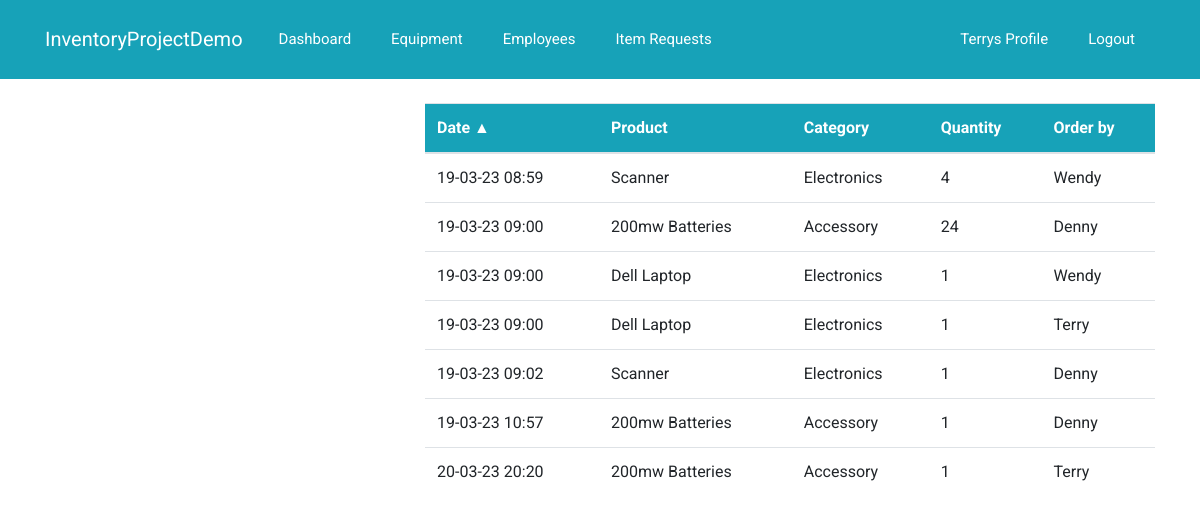
The app's page /dashboard/order/ (signed in), older data.
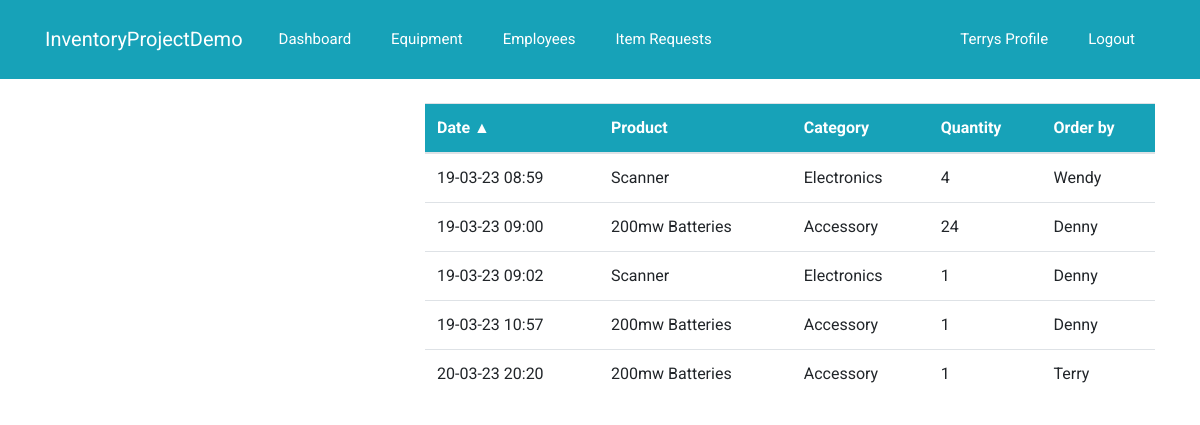
The same page, newer data.
### dashboard/models.py (models this page shows, shortened)
class Order(models.Model):
    product = models.ForeignKey(Product, on_delete=models.CASCADE, null=True)
    staff = models.ForeignKey(User, models.CASCADE, null=True)
    order_quantity = models.PositiveIntegerField(null=True)
    date = models.DateTimeField(auto_now_add=True)
    class Meta:
        verbose_name_plural = 'Order'

class Product(models.Model):
    name = models.CharField(max_length=100, null=True)
    category = models.CharField(max_length=20, choices=CATEGORY, null=True)
    quantity = models.PositiveIntegerField(default=1, null=True)
    available = models.BooleanField(null=True)
    serial_number = models.BigIntegerField(null=True)
    description = models.CharField(max_length=100, null=True)
    date = models.DateTimeField(auto_now_add=True)
    active = models.BooleanField(null=True)
    class Meta:
        verbose_name_plural = 'Product'

### dashboard/views.py (the view)
# urls.py: path('order/', views.order, name='dashboard-order')
@login_required
def order(request):
    sort = request.GET.get('sort', 'date')
    direction = request.GET.get('dir', 'asc')
    counts = get_counts()
    if sort == 'date':
        if direction == 'asc':
            orders = Order.objects.order_by('date')
        else:
            orders = Order.objects.order_by('-date')
    else:
        orders = Order.objects.all()
    context = {
        'orders': orders,
        'sort': sort,
        'direction': direction,
        'counts': counts,
    }
    return render(request, 'dashboard/order.html', context)

### dashboard/views.py (called while the page is built)
def get_counts():
    employees_count = User.objects.count()
    order_count = Order.objects.count()
    product_count = Product.objects.count()
    counts = {
        'employees_count': employees_count,
        'order_count': order_count,
        'product_count': product_count,
    }
    return counts

### templates/dashboard/order.html (shortened to what this page needs)
{% extends 'partials/base.html' %}
{% block content%}
<div class="container">
    <div class="row my-4">
        <div class="col-md-4">
        </div>
        <div class="col-md-8">
            <table class="table bg-white">
                <thead class="bg-info">
                <tr class="text-white">
                    <th scope="col" >
                        {% if sort == 'date' and direction == 'asc' %}
                            <a href="?sort=date&dir=desc" class="text-white">Date &#9650;</a>
                        {% elif sort == 'date' and direction == 'desc' %}
                            <a  href="?sort=date&dir=asc" class="text-white">Date &#9660;</a>
                        {% else %}
                            <a  href="?sort=date&dir=asc" class="text-white">Date</a>
                        {% endif %}
                    </th>
                    <th scope="col">Product</th>
                    <th scope="col">Category</th>
                    <th scope="col">Quantity</th>
                    <th scope="col">Order by</th>
                </tr>
                </thead>
                <tbody>
                    {% for order in orders%}
                    <tr>
                        <td>{{ order.date|date:"d-m-y H:i" }}</td>
                        <td>{{order.product.name}}</td>
                        <td>{{order.product.category}}</td>
                        <td>{{order.order_quantity}}</td>
                        <td>{{order.staff.username}}</td>
                    </tr>
                    {% endfor %}
                </tbody>
            </table>
        </div>
    </div>
</div>
{% endblock%}

### templates/partials/base.html (shortened to what this page needs)
<!doctype html>
<html lang="en">
<head>
    <link rel="stylesheet" href="https://cdn.jsdelivr.net/npm/bootstrap@4.6.2/dist/css/bootstrap.min.css"
>
    {% load static%}
    <link rel="stylesheet" type="text/css" href="{% static 'css/style.css' %}">
    <link rel="stylesheet" type="text/css" href="{% static 'style.css' %}">
</head>
<body>
{% include 'partials/nav.html'%}
{% block content%}
{% endblock%}
</body>
</html>

### templates/partials/nav.html (shortened to what this page needs)
<nav class="navbar navbar-expand-lg navbar-mainbg bg-info">
    {% if user.is_authenticated %}
    <div class="container">
        <a class="navbar-brand text-white" href="{% url 'dashboard-index' %}">InventoryProjectDemo</a>
        <div class="collapse navbar-collapse" id="navbarSupportedContent">
            <ul class="navbar-nav mr-auto">
                <li class="nav-item active">
                    <a class="nav-link text-white" href="{% url 'dashboard-index' %}"> Dashboard
                        <span class="sr-only">(current)</span></a>
                </li>
                <li class="nav-item active">
                    <a class="nav-link text-white" href="{% url 'dashboard-product'%}">Equipment
                        <span class="sr-only">(current)</span></a>
                </li>
                <li class="nav-item active">
                    <a class="nav-link text-white" href="{% url 'dashboard-staff' %}"> Employees
                        <span class="sr-only">(current)</span></a>
                </li>
                <li class="nav-item active">
                    <a class="nav-link text-white" href="{% url 'dashboard-order' %}"> Item Requests
                        <span class="sr-only">(current)</span></a>
                </li>
            </ul>
            <ul class="navbar-nav ml-auto">
                <li class="nav-item active">
                    <a class="nav-link text-white" href="{% url 'user-profile' %}"> {{ user.username }}s Profile
                        <span class="sr-only">(current)</span></a>
                </li>
                <li class="nav-item">
                    <a class="nav-link text-white" href="{% url 'user-logout' %}"> Logout</a>
                </li>
            </ul>
    {%endif%}
</nav>

### static/css/style.css (style rules this page uses)
body { font-family: 'Roboto', sans-serif; }
* { margin: 0; padding: 0; }
#navbarSupportedContent a { font-size: 15px; padding: 20px 20px; }

Row changes from the older to the newer data that the page shows:
removed Order: date "19-03-23 09:00", product.name "Dell Laptop", product.category "Electronics", order_quantity "1", staff.username "Wendy"
removed Order: date "19-03-23 09:00", product.name "Dell Laptop", product.category "Electronics", order_quantity "1", staff.username "Terry"
